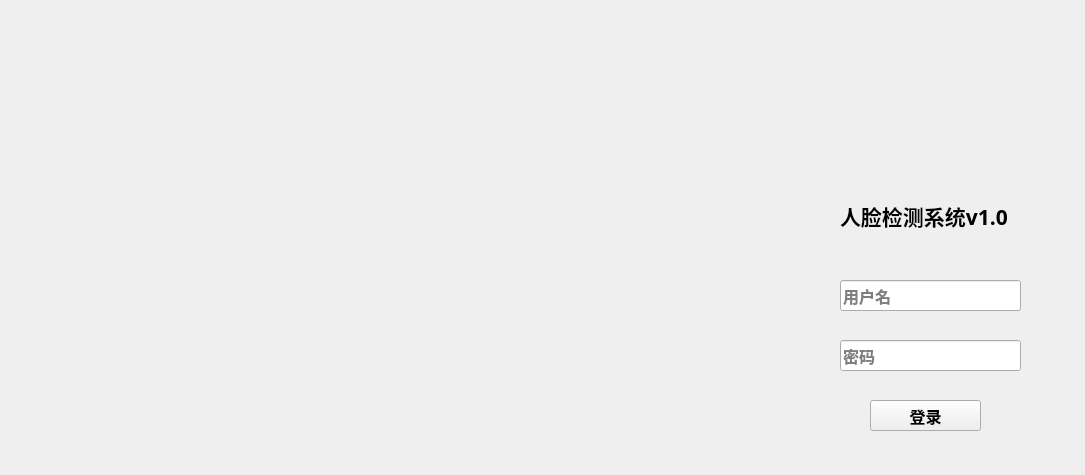
<?xml version="1.0" encoding="UTF-8"?>
<ui version="4.0">
 <class>widget</class>
 <widget class="QWidget" name="widget">
  <property name="geometry">
   <rect>
    <x>0</x>
    <y>0</y>
    <width>1085</width>
    <height>475</height>
   </rect>
  </property>
  <property name="minimumSize">
   <size>
    <width>1085</width>
    <height>475</height>
   </size>
  </property>
  <property name="maximumSize">
   <size>
    <width>1085</width>
    <height>475</height>
   </size>
  </property>
  <property name="windowTitle">
   <string>人脸检测系统v1.0</string>
  </property>
  <widget class="QLabel" name="label">
   <property name="geometry">
    <rect>
     <x>0</x>
     <y>0</y>
     <width>761</width>
     <height>481</height>
    </rect>
   </property>
   <property name="styleSheet">
    <string notr="true">border-image: url(:/新前缀/1.jpeg);</string>
   </property>
   <property name="text">
    <string/>
   </property>
  </widget>
  <widget class="QLabel" name="label_2">
   <property name="geometry">
    <rect>
     <x>830</x>
     <y>40</y>
     <width>191</width>
     <height>131</height>
    </rect>
   </property>
   <property name="styleSheet">
    <string notr="true">border-image: url(:/新前缀/2.jpg);</string>
   </property>
   <property name="text">
    <string/>
   </property>
  </widget>
  <widget class="QLabel" name="label_3">
   <property name="geometry">
    <rect>
     <x>840</x>
     <y>200</y>
     <width>201</width>
     <height>31</height>
    </rect>
   </property>
   <property name="font">
    <font>
     <family>楷体</family>
     <pointsize>16</pointsize>
     <weight>75</weight>
     <bold>true</bold>
    </font>
   </property>
   <property name="text">
    <string>人脸检测系统v1.0</string>
   </property>
  </widget>
  <widget class="QLineEdit" name="lineEdit">
   <property name="geometry">
    <rect>
     <x>840</x>
     <y>280</y>
     <width>181</width>
     <height>31</height>
    </rect>
   </property>
   <property name="font">
    <font>
     <family>楷体</family>
     <pointsize>12</pointsize>
     <weight>75</weight>
     <bold>true</bold>
    </font>
   </property>
   <property name="inputMask">
    <string/>
   </property>
   <property name="text">
    <string/>
   </property>
   <property name="placeholderText">
    <string>用户名</string>
   </property>
  </widget>
  <widget class="QLineEdit" name="lineEdit_2">
   <property name="geometry">
    <rect>
     <x>840</x>
     <y>340</y>
     <width>181</width>
     <height>31</height>
    </rect>
   </property>
   <property name="font">
    <font>
     <family>楷体</family>
     <pointsize>12</pointsize>
     <weight>75</weight>
     <bold>true</bold>
    </font>
   </property>
   <property name="inputMask">
    <string/>
   </property>
   <property name="text">
    <string/>
   </property>
   <property name="echoMode">
    <enum>QLineEdit::Password</enum>
   </property>
   <property name="placeholderText">
    <string>密码</string>
   </property>
  </widget>
  <widget class="QPushButton" name="pushButton">
   <property name="geometry">
    <rect>
     <x>870</x>
     <y>400</y>
     <width>111</width>
     <height>31</height>
    </rect>
   </property>
   <property name="font">
    <font>
     <family>楷体</family>
     <pointsize>12</pointsize>
     <weight>75</weight>
     <bold>true</bold>
    </font>
   </property>
   <property name="text">
    <string>登录</string>
   </property>
  </widget>
 </widget>
 <resources>
  <include location="res.qrc"/>
 </resources>
 <connections/>
</ui>
